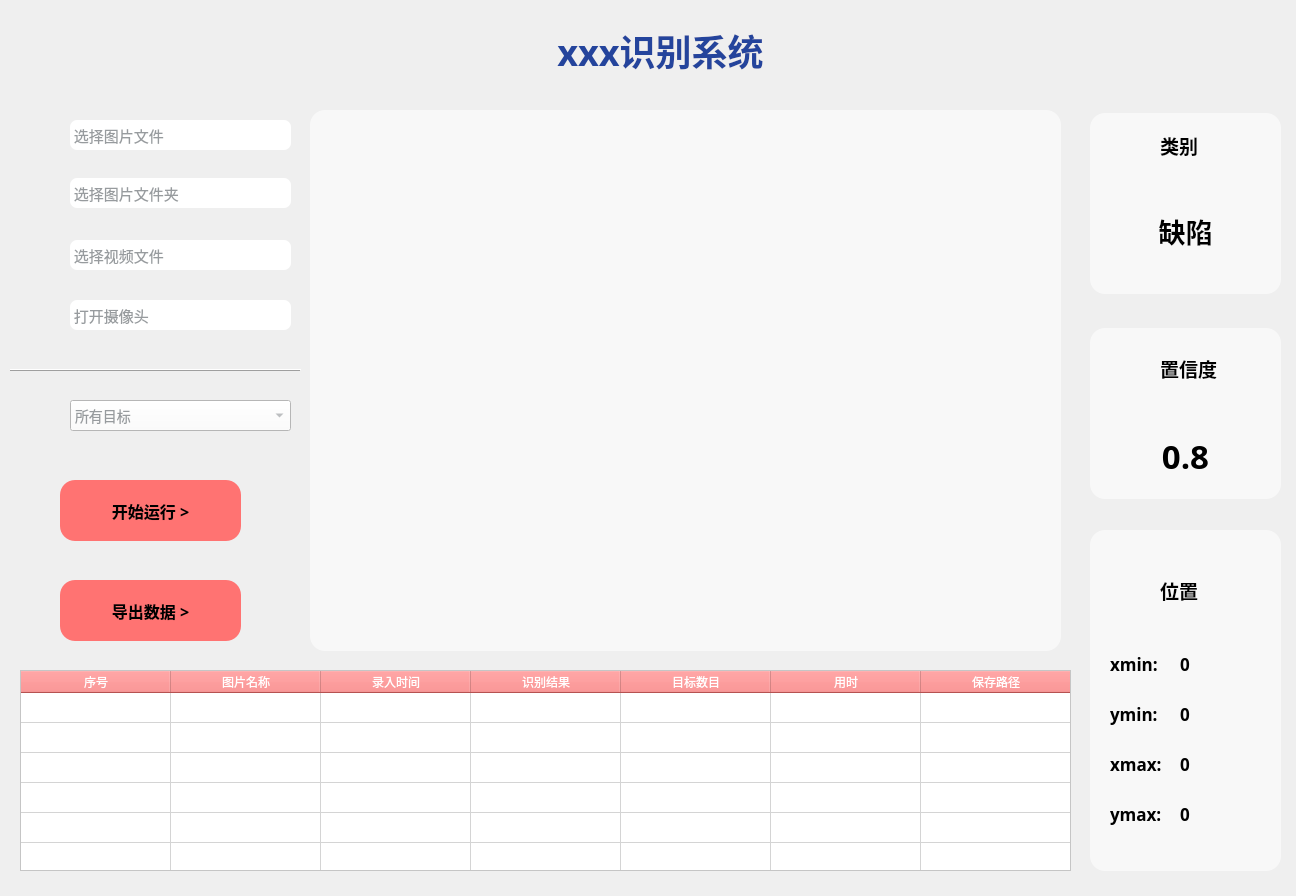
<?xml version="1.0" encoding="UTF-8"?>
<ui version="4.0">
 <class>MainWindow</class>
 <widget class="QMainWindow" name="MainWindow">
  <property name="windowModality">
   <enum>Qt::NonModal</enum>
  </property>
  <property name="enabled">
   <bool>true</bool>
  </property>
  <property name="geometry">
   <rect>
    <x>0</x>
    <y>0</y>
    <width>1296</width>
    <height>896</height>
   </rect>
  </property>
  <property name="minimumSize">
   <size>
    <width>1296</width>
    <height>896</height>
   </size>
  </property>
  <property name="maximumSize">
   <size>
    <width>1296</width>
    <height>896</height>
   </size>
  </property>
  <property name="font">
   <font>
    <family>仿宋</family>
   </font>
  </property>
  <property name="contextMenuPolicy">
   <enum>Qt::DefaultContextMenu</enum>
  </property>
  <property name="windowTitle">
   <string>中药材识别系统</string>
  </property>
  <property name="windowIcon">
   <iconset>
    <normaloff>icon/app.png</normaloff>icon/app.png</iconset>
  </property>
  <property name="autoFillBackground">
   <bool>false</bool>
  </property>
  <property name="styleSheet">
   <string notr="true">#centralwidget {background-image: url(&quot;D:/BiShe/code_yolov11/icon/background.jpg&quot;);}

</string>
  </property>
  <property name="locale">
   <locale language="Chinese" country="China"/>
  </property>
  <property name="setWindowFlags" stdset="0">
   <string>QtCore.Qt.FramelessWindowHint</string>
  </property>
  <property name="setAttribute" stdset="0">
   <string>QtCore.Qt.WA_TranslucentBackground</string>
  </property>
  <widget class="QWidget" name="centralwidget">
   <property name="font">
    <font>
     <family>黑体</family>
    </font>
   </property>
   <widget class="QLabel" name="label_title">
    <property name="geometry">
     <rect>
      <x>220</x>
      <y>20</y>
      <width>881</width>
      <height>61</height>
     </rect>
    </property>
    <property name="minimumSize">
     <size>
      <width>0</width>
      <height>0</height>
     </size>
    </property>
    <property name="maximumSize">
     <size>
      <width>10000</width>
      <height>10000</height>
     </size>
    </property>
    <property name="font">
     <font>
      <family>黑体</family>
      <pointsize>27</pointsize>
      <weight>75</weight>
      <italic>false</italic>
      <bold>true</bold>
     </font>
    </property>
    <property name="styleSheet">
     <string notr="true">color: rgb(36,68,156);</string>
    </property>
    <property name="text">
     <string>xxx识别系统</string>
    </property>
    <property name="scaledContents">
     <bool>true</bool>
    </property>
    <property name="alignment">
     <set>Qt::AlignCenter</set>
    </property>
   </widget>
   <widget class="QLabel" name="label_img">
    <property name="geometry">
     <rect>
      <x>310</x>
      <y>110</y>
      <width>751</width>
      <height>541</height>
     </rect>
    </property>
    <property name="styleSheet">
     <string notr="true">background-color: rgba(255, 255, 255, 150);
border-radius: 15px;
</string>
    </property>
    <property name="text">
     <string/>
    </property>
    <property name="pixmap">
     <pixmap>icon/zhutu2.png</pixmap>
    </property>
    <property name="alignment">
     <set>Qt::AlignCenter</set>
    </property>
    <property name="wordWrap">
     <bool>false</bool>
    </property>
    <property name="margin">
     <number>0</number>
    </property>
    <property name="indent">
     <number>-1</number>
    </property>
    <property name="openExternalLinks">
     <bool>false</bool>
    </property>
   </widget>
   <widget class="QLabel" name="label_17">
    <property name="geometry">
     <rect>
      <x>1100</x>
      <y>560</y>
      <width>60</width>
      <height>70</height>
     </rect>
    </property>
    <property name="text">
     <string/>
    </property>
    <property name="pixmap">
     <pixmap>icon/weizhi.png</pixmap>
    </property>
    <property name="scaledContents">
     <bool>true</bool>
    </property>
    <property name="alignment">
     <set>Qt::AlignCenter</set>
    </property>
   </widget>
   <widget class="QLabel" name="label_9">
    <property name="geometry">
     <rect>
      <x>1160</x>
      <y>575</y>
      <width>111</width>
      <height>31</height>
     </rect>
    </property>
    <property name="font">
     <font>
      <family>黑体</family>
      <pointsize>14</pointsize>
      <weight>75</weight>
      <bold>true</bold>
     </font>
    </property>
    <property name="styleSheet">
     <string notr="true">color: rgb(0, 0, 0);</string>
    </property>
    <property name="text">
     <string>位置</string>
    </property>
   </widget>
   <widget class="QLabel" name="label_xmin">
    <property name="geometry">
     <rect>
      <x>1110</x>
      <y>650</y>
      <width>71</width>
      <height>27</height>
     </rect>
    </property>
    <property name="font">
     <font>
      <family>黑体</family>
      <pointsize>13</pointsize>
      <weight>75</weight>
      <bold>true</bold>
     </font>
    </property>
    <property name="styleSheet">
     <string notr="true"/>
    </property>
    <property name="text">
     <string>xmin: </string>
    </property>
   </widget>
   <widget class="QLabel" name="label_19">
    <property name="geometry">
     <rect>
      <x>1110</x>
      <y>700</y>
      <width>71</width>
      <height>27</height>
     </rect>
    </property>
    <property name="font">
     <font>
      <family>黑体</family>
      <pointsize>13</pointsize>
      <weight>75</weight>
      <bold>true</bold>
     </font>
    </property>
    <property name="styleSheet">
     <string notr="true"/>
    </property>
    <property name="text">
     <string>ymin:</string>
    </property>
   </widget>
   <widget class="QLabel" name="label_20">
    <property name="geometry">
     <rect>
      <x>1110</x>
      <y>750</y>
      <width>71</width>
      <height>27</height>
     </rect>
    </property>
    <property name="font">
     <font>
      <family>黑体</family>
      <pointsize>13</pointsize>
      <weight>75</weight>
      <bold>true</bold>
     </font>
    </property>
    <property name="styleSheet">
     <string notr="true"/>
    </property>
    <property name="text">
     <string>xmax:</string>
    </property>
   </widget>
   <widget class="QLabel" name="label_21">
    <property name="geometry">
     <rect>
      <x>1110</x>
      <y>800</y>
      <width>71</width>
      <height>27</height>
     </rect>
    </property>
    <property name="font">
     <font>
      <family>黑体</family>
      <pointsize>13</pointsize>
      <weight>75</weight>
      <bold>true</bold>
     </font>
    </property>
    <property name="styleSheet">
     <string notr="true"/>
    </property>
    <property name="text">
     <string>ymax:</string>
    </property>
   </widget>
   <widget class="QLabel" name="label_23">
    <property name="geometry">
     <rect>
      <x>250</x>
      <y>207</y>
      <width>50</width>
      <height>27</height>
     </rect>
    </property>
    <property name="text">
     <string/>
    </property>
    <property name="pixmap">
     <pixmap>icon2/mubiaojiance.png</pixmap>
    </property>
    <property name="alignment">
     <set>Qt::AlignCenter</set>
    </property>
   </widget>
   <widget class="QLabel" name="label_24">
    <property name="geometry">
     <rect>
      <x>260</x>
      <y>250</y>
      <width>30</width>
      <height>30</height>
     </rect>
    </property>
    <property name="text">
     <string/>
    </property>
    <property name="pixmap">
     <pixmap>icon2/mubiaogenzong.png</pixmap>
    </property>
    <property name="alignment">
     <set>Qt::AlignCenter</set>
    </property>
   </widget>
   <widget class="QFrame" name="frame_3">
    <property name="geometry">
     <rect>
      <x>10</x>
      <y>360</y>
      <width>291</width>
      <height>20</height>
     </rect>
    </property>
    <property name="font">
     <font>
      <pointsize>9</pointsize>
     </font>
    </property>
    <property name="frameShape">
     <enum>QFrame::HLine</enum>
    </property>
    <property name="frameShadow">
     <enum>QFrame::Raised</enum>
    </property>
    <property name="lineWidth">
     <number>1</number>
    </property>
   </widget>
   <widget class="QLabel" name="label_25">
    <property name="geometry">
     <rect>
      <x>10</x>
      <y>396</y>
      <width>50</width>
      <height>50</height>
     </rect>
    </property>
    <property name="text">
     <string/>
    </property>
    <property name="pixmap">
     <pixmap>icon/suoyoumubiao.png</pixmap>
    </property>
    <property name="scaledContents">
     <bool>true</bool>
    </property>
    <property name="alignment">
     <set>Qt::AlignCenter</set>
    </property>
   </widget>
   <widget class="QComboBox" name="comboBox">
    <property name="geometry">
     <rect>
      <x>70</x>
      <y>400</y>
      <width>221</width>
      <height>31</height>
     </rect>
    </property>
    <property name="styleSheet">
     <string notr="true">
QComboBox {
    background-color: rgb(255, 255, 255);
    color: rgb(151, 155, 158);
    font-size: 14px; /* 设置字体大小为12像素 */
}
</string>
    </property>
    <item>
     <property name="text">
      <string>所有目标</string>
     </property>
    </item>
   </widget>
   <widget class="QPushButton" name="pushButton_start">
    <property name="geometry">
     <rect>
      <x>60</x>
      <y>480</y>
      <width>181</width>
      <height>61</height>
     </rect>
    </property>
    <property name="font">
     <font>
      <family>黑体</family>
      <pointsize>12</pointsize>
      <weight>75</weight>
      <bold>true</bold>
     </font>
    </property>
    <property name="styleSheet">
     <string notr="true">background-color: rgb(255,115,114);

border-radius: 15px;

color: rgb(0, 0, 0);</string>
    </property>
    <property name="text">
     <string>开始运行 &gt;</string>
    </property>
   </widget>
   <widget class="QLabel" name="label_xmin_v">
    <property name="geometry">
     <rect>
      <x>1180</x>
      <y>650</y>
      <width>81</width>
      <height>27</height>
     </rect>
    </property>
    <property name="font">
     <font>
      <family>黑体</family>
      <pointsize>13</pointsize>
      <weight>75</weight>
      <bold>true</bold>
     </font>
    </property>
    <property name="styleSheet">
     <string notr="true"/>
    </property>
    <property name="text">
     <string>0</string>
    </property>
   </widget>
   <widget class="QLabel" name="label_xmax_v">
    <property name="geometry">
     <rect>
      <x>1180</x>
      <y>750</y>
      <width>81</width>
      <height>27</height>
     </rect>
    </property>
    <property name="font">
     <font>
      <family>黑体</family>
      <pointsize>13</pointsize>
      <weight>75</weight>
      <bold>true</bold>
     </font>
    </property>
    <property name="styleSheet">
     <string notr="true"/>
    </property>
    <property name="text">
     <string>0</string>
    </property>
   </widget>
   <widget class="QLabel" name="label_ymin_v">
    <property name="geometry">
     <rect>
      <x>1180</x>
      <y>700</y>
      <width>81</width>
      <height>27</height>
     </rect>
    </property>
    <property name="font">
     <font>
      <family>黑体</family>
      <pointsize>13</pointsize>
      <weight>75</weight>
      <bold>true</bold>
     </font>
    </property>
    <property name="styleSheet">
     <string notr="true"/>
    </property>
    <property name="text">
     <string>0</string>
    </property>
   </widget>
   <widget class="QLabel" name="label_ymax_v">
    <property name="geometry">
     <rect>
      <x>1180</x>
      <y>800</y>
      <width>81</width>
      <height>27</height>
     </rect>
    </property>
    <property name="font">
     <font>
      <family>黑体</family>
      <pointsize>13</pointsize>
      <weight>75</weight>
      <bold>true</bold>
     </font>
    </property>
    <property name="styleSheet">
     <string notr="true"/>
    </property>
    <property name="text">
     <string>0</string>
    </property>
   </widget>
   <widget class="QLabel" name="label_score">
    <property name="geometry">
     <rect>
      <x>1100</x>
      <y>430</y>
      <width>171</width>
      <height>51</height>
     </rect>
    </property>
    <property name="font">
     <font>
      <family>黑体</family>
      <pointsize>25</pointsize>
      <weight>75</weight>
      <bold>true</bold>
     </font>
    </property>
    <property name="styleSheet">
     <string notr="true">color: rgb(0, 0, 0);</string>
    </property>
    <property name="text">
     <string>0.8</string>
    </property>
    <property name="alignment">
     <set>Qt::AlignCenter</set>
    </property>
   </widget>
   <widget class="QLabel" name="label_classes">
    <property name="geometry">
     <rect>
      <x>800</x>
      <y>690</y>
      <width>41</width>
      <height>31</height>
     </rect>
    </property>
    <property name="font">
     <font>
      <family>黑体</family>
      <pointsize>13</pointsize>
     </font>
    </property>
    <property name="styleSheet">
     <string notr="true">color: rgb(255, 255, 255);</string>
    </property>
    <property name="text">
     <string/>
    </property>
   </widget>
   <widget class="QLabel" name="label_img_path">
    <property name="geometry">
     <rect>
      <x>70</x>
      <y>120</y>
      <width>221</width>
      <height>30</height>
     </rect>
    </property>
    <property name="font">
     <font>
      <family>黑体</family>
      <pointsize>11</pointsize>
      <weight>50</weight>
      <bold>false</bold>
     </font>
    </property>
    <property name="toolTipDuration">
     <number>-1</number>
    </property>
    <property name="styleSheet">
     <string notr="true">background-color: rgb(255, 255, 255);

border-radius: 7px;

color: rgb(151, 155, 158);</string>
    </property>
    <property name="text">
     <string> 选择图片文件</string>
    </property>
    <property name="textFormat">
     <enum>Qt::AutoText</enum>
    </property>
   </widget>
   <widget class="QPushButton" name="pushButton_img">
    <property name="geometry">
     <rect>
      <x>10</x>
      <y>110</y>
      <width>50</width>
      <height>50</height>
     </rect>
    </property>
    <property name="styleSheet">
     <string notr="true">QPushButton {
    background-color: transparent;
    border-radius: 10px; /* 设置圆角半径为10像素 */
}

QPushButton:hover {
    background-color: rgb(98, 105, 111);
}</string>
    </property>
    <property name="text">
     <string/>
    </property>
    <property name="icon">
     <iconset>
      <normaloff>icon/dir.png</normaloff>icon/dir.png</iconset>
    </property>
    <property name="iconSize">
     <size>
      <width>50</width>
      <height>50</height>
     </size>
    </property>
   </widget>
   <widget class="QPushButton" name="pushButton_dir">
    <property name="geometry">
     <rect>
      <x>10</x>
      <y>170</y>
      <width>50</width>
      <height>50</height>
     </rect>
    </property>
    <property name="layoutDirection">
     <enum>Qt::LeftToRight</enum>
    </property>
    <property name="styleSheet">
     <string notr="true">QPushButton {
    background-color: transparent;
    border-radius: 10px; /* 设置圆角半径为10像素 */
}

QPushButton:hover {
    background-color: rgb(98, 105, 111);
}</string>
    </property>
    <property name="text">
     <string/>
    </property>
    <property name="icon">
     <iconset>
      <normaloff>icon/dirs.png</normaloff>icon/dirs.png</iconset>
    </property>
    <property name="iconSize">
     <size>
      <width>50</width>
      <height>50</height>
     </size>
    </property>
    <property name="autoRepeat">
     <bool>false</bool>
    </property>
    <property name="autoExclusive">
     <bool>false</bool>
    </property>
   </widget>
   <widget class="QLabel" name="label_dir_path">
    <property name="geometry">
     <rect>
      <x>70</x>
      <y>178</y>
      <width>221</width>
      <height>30</height>
     </rect>
    </property>
    <property name="font">
     <font>
      <family>黑体</family>
      <pointsize>11</pointsize>
      <weight>50</weight>
      <bold>false</bold>
     </font>
    </property>
    <property name="toolTipDuration">
     <number>-1</number>
    </property>
    <property name="styleSheet">
     <string notr="true">background-color: rgb(255, 255, 255);

border-radius: 7px;

color: rgb(151, 155, 158);</string>
    </property>
    <property name="text">
     <string> 选择图片文件夹</string>
    </property>
    <property name="textFormat">
     <enum>Qt::AutoText</enum>
    </property>
   </widget>
   <widget class="QPushButton" name="pushButton_video">
    <property name="geometry">
     <rect>
      <x>10</x>
      <y>233</y>
      <width>50</width>
      <height>50</height>
     </rect>
    </property>
    <property name="maximumSize">
     <size>
      <width>16777208</width>
      <height>16777215</height>
     </size>
    </property>
    <property name="layoutDirection">
     <enum>Qt::LeftToRight</enum>
    </property>
    <property name="styleSheet">
     <string notr="true">QPushButton {
    background-color: transparent;
    border-radius: 10px; /* 设置圆角半径为10像素 */
}

QPushButton:hover {
    background-color: rgb(98, 105, 111);
}</string>
    </property>
    <property name="text">
     <string/>
    </property>
    <property name="icon">
     <iconset>
      <normaloff>icon/shipinwenjian.png</normaloff>icon/shipinwenjian.png</iconset>
    </property>
    <property name="iconSize">
     <size>
      <width>50</width>
      <height>50</height>
     </size>
    </property>
    <property name="autoRepeatDelay">
     <number>300</number>
    </property>
    <property name="autoRepeatInterval">
     <number>100</number>
    </property>
   </widget>
   <widget class="QLabel" name="label_video_path">
    <property name="geometry">
     <rect>
      <x>70</x>
      <y>240</y>
      <width>221</width>
      <height>30</height>
     </rect>
    </property>
    <property name="font">
     <font>
      <family>黑体</family>
      <pointsize>11</pointsize>
      <weight>50</weight>
      <bold>false</bold>
     </font>
    </property>
    <property name="toolTipDuration">
     <number>-1</number>
    </property>
    <property name="styleSheet">
     <string notr="true">background-color: rgb(255, 255, 255);

border-radius: 7px;

color: rgb(151, 155, 158);</string>
    </property>
    <property name="text">
     <string> 选择视频文件</string>
    </property>
    <property name="textFormat">
     <enum>Qt::AutoText</enum>
    </property>
   </widget>
   <widget class="QPushButton" name="pushButton_export">
    <property name="geometry">
     <rect>
      <x>60</x>
      <y>580</y>
      <width>181</width>
      <height>61</height>
     </rect>
    </property>
    <property name="font">
     <font>
      <family>黑体</family>
      <pointsize>12</pointsize>
      <weight>75</weight>
      <bold>true</bold>
     </font>
    </property>
    <property name="styleSheet">
     <string notr="true">background-color: rgb(255,115,114);

border-radius: 15px;

color: rgb(0, 0, 0);</string>
    </property>
    <property name="text">
     <string>导出数据 &gt;</string>
    </property>
   </widget>
   <widget class="QLabel" name="label_15">
    <property name="geometry">
     <rect>
      <x>1100</x>
      <y>118</y>
      <width>60</width>
      <height>70</height>
     </rect>
    </property>
    <property name="text">
     <string/>
    </property>
    <property name="pixmap">
     <pixmap>icon/leibie.png</pixmap>
    </property>
    <property name="scaledContents">
     <bool>true</bool>
    </property>
    <property name="alignment">
     <set>Qt::AlignCenter</set>
    </property>
   </widget>
   <widget class="QLabel" name="label_7">
    <property name="geometry">
     <rect>
      <x>1160</x>
      <y>130</y>
      <width>111</width>
      <height>31</height>
     </rect>
    </property>
    <property name="font">
     <font>
      <family>黑体</family>
      <pointsize>14</pointsize>
      <weight>75</weight>
      <bold>true</bold>
     </font>
    </property>
    <property name="styleSheet">
     <string notr="true"/>
    </property>
    <property name="text">
     <string>类别</string>
    </property>
   </widget>
   <widget class="QLabel" name="label_6">
    <property name="geometry">
     <rect>
      <x>1160</x>
      <y>348</y>
      <width>111</width>
      <height>41</height>
     </rect>
    </property>
    <property name="font">
     <font>
      <family>黑体</family>
      <pointsize>14</pointsize>
      <weight>75</weight>
      <bold>true</bold>
     </font>
    </property>
    <property name="styleSheet">
     <string notr="true"/>
    </property>
    <property name="text">
     <string>置信度</string>
    </property>
   </widget>
   <widget class="QLabel" name="label_14">
    <property name="geometry">
     <rect>
      <x>1100</x>
      <y>339</y>
      <width>60</width>
      <height>70</height>
     </rect>
    </property>
    <property name="text">
     <string/>
    </property>
    <property name="pixmap">
     <pixmap>icon/zhixindu.png</pixmap>
    </property>
    <property name="scaledContents">
     <bool>true</bool>
    </property>
    <property name="alignment">
     <set>Qt::AlignCenter</set>
    </property>
   </widget>
   <widget class="QTableWidget" name="tableWidget_info">
    <property name="geometry">
     <rect>
      <x>20</x>
      <y>670</y>
      <width>1051</width>
      <height>201</height>
     </rect>
    </property>
    <property name="font">
     <font>
      <family>黑体</family>
     </font>
    </property>
    <property name="styleSheet">
     <string notr="true">QHeaderView::section {
    background-color: rgb(255,115,114);
    color: white;
}

QTableWidget {
    background-color: rgb(255, 255, 255);
}


QTableView::item:hover{
	background-color:rgb(152,155,232);
}

QTableView::item:selected:!active{
	background-color:#f0f0f2;
}





</string>
    </property>
    <property name="lineWidth">
     <number>0</number>
    </property>
    <property name="verticalScrollBarPolicy">
     <enum>Qt::ScrollBarAlwaysOff</enum>
    </property>
    <property name="horizontalScrollBarPolicy">
     <enum>Qt::ScrollBarAlwaysOff</enum>
    </property>
    <property name="autoScroll">
     <bool>false</bool>
    </property>
    <property name="autoScrollMargin">
     <number>16</number>
    </property>
    <property name="editTriggers">
     <set>QAbstractItemView::NoEditTriggers</set>
    </property>
    <property name="verticalScrollMode">
     <enum>QAbstractItemView::ScrollPerPixel</enum>
    </property>
    <property name="horizontalScrollMode">
     <enum>QAbstractItemView::ScrollPerPixel</enum>
    </property>
    <property name="showGrid">
     <bool>true</bool>
    </property>
    <property name="gridStyle">
     <enum>Qt::CustomDashLine</enum>
    </property>
    <property name="sortingEnabled">
     <bool>false</bool>
    </property>
    <property name="wordWrap">
     <bool>true</bool>
    </property>
    <property name="cornerButtonEnabled">
     <bool>true</bool>
    </property>
    <property name="rowCount">
     <number>6</number>
    </property>
    <property name="columnCount">
     <number>7</number>
    </property>
    <property name="sectionResizeMode" stdset="0">
     <string>QHeaderView::ResizeToContents</string>
    </property>
    <attribute name="horizontalHeaderVisible">
     <bool>true</bool>
    </attribute>
    <attribute name="horizontalHeaderCascadingSectionResizes">
     <bool>false</bool>
    </attribute>
    <attribute name="horizontalHeaderMinimumSectionSize">
     <number>30</number>
    </attribute>
    <attribute name="horizontalHeaderDefaultSectionSize">
     <number>150</number>
    </attribute>
    <attribute name="horizontalHeaderShowSortIndicator" stdset="0">
     <bool>false</bool>
    </attribute>
    <attribute name="verticalHeaderVisible">
     <bool>false</bool>
    </attribute>
    <attribute name="verticalHeaderCascadingSectionResizes">
     <bool>false</bool>
    </attribute>
    <row/>
    <row/>
    <row/>
    <row/>
    <row/>
    <row/>
    <column>
     <property name="text">
      <string>序号</string>
     </property>
    </column>
    <column>
     <property name="text">
      <string>图片名称</string>
     </property>
    </column>
    <column>
     <property name="text">
      <string>录入时间</string>
     </property>
    </column>
    <column>
     <property name="text">
      <string>识别结果</string>
     </property>
    </column>
    <column>
     <property name="text">
      <string>目标数目</string>
     </property>
    </column>
    <column>
     <property name="text">
      <string>用时</string>
     </property>
    </column>
    <column>
     <property name="text">
      <string>保存路径</string>
     </property>
    </column>
   </widget>
   <widget class="QLabel" name="label_class">
    <property name="geometry">
     <rect>
      <x>1100</x>
      <y>210</y>
      <width>171</width>
      <height>41</height>
     </rect>
    </property>
    <property name="font">
     <font>
      <family>黑体</family>
      <pointsize>20</pointsize>
      <weight>75</weight>
      <bold>true</bold>
     </font>
    </property>
    <property name="styleSheet">
     <string notr="true">color: rgb(0, 0, 0);</string>
    </property>
    <property name="text">
     <string>缺陷</string>
    </property>
    <property name="alignment">
     <set>Qt::AlignCenter</set>
    </property>
   </widget>
   <widget class="QPushButton" name="pushButton_camera">
    <property name="geometry">
     <rect>
      <x>10</x>
      <y>290</y>
      <width>50</width>
      <height>50</height>
     </rect>
    </property>
    <property name="maximumSize">
     <size>
      <width>16777211</width>
      <height>16777215</height>
     </size>
    </property>
    <property name="styleSheet">
     <string notr="true">QPushButton {
    background-color: transparent;
    border-radius: 10px; /* 设置圆角半径为10像素 */
}

QPushButton:hover {
    background-color: rgb(98, 105, 111);
}</string>
    </property>
    <property name="text">
     <string/>
    </property>
    <property name="icon">
     <iconset>
      <normaloff>icon/shexiangtou.png</normaloff>icon/shexiangtou.png</iconset>
    </property>
    <property name="iconSize">
     <size>
      <width>50</width>
      <height>50</height>
     </size>
    </property>
    <property name="checkable">
     <bool>false</bool>
    </property>
    <property name="autoRepeat">
     <bool>false</bool>
    </property>
    <property name="autoExclusive">
     <bool>false</bool>
    </property>
    <property name="autoRepeatDelay">
     <number>300</number>
    </property>
    <property name="autoDefault">
     <bool>false</bool>
    </property>
   </widget>
   <widget class="QLabel" name="label_camera_path">
    <property name="geometry">
     <rect>
      <x>70</x>
      <y>300</y>
      <width>221</width>
      <height>30</height>
     </rect>
    </property>
    <property name="font">
     <font>
      <family>黑体</family>
      <pointsize>11</pointsize>
      <weight>50</weight>
      <bold>false</bold>
     </font>
    </property>
    <property name="toolTipDuration">
     <number>-1</number>
    </property>
    <property name="styleSheet">
     <string notr="true">background-color: rgb(255, 255, 255);

border-radius: 7px;

color: rgb(151, 155, 158);</string>
    </property>
    <property name="text">
     <string> 打开摄像头</string>
    </property>
    <property name="textFormat">
     <enum>Qt::AutoText</enum>
    </property>
   </widget>
   <widget class="QLabel" name="label_class_2">
    <property name="geometry">
     <rect>
      <x>1090</x>
      <y>113</y>
      <width>191</width>
      <height>181</height>
     </rect>
    </property>
    <property name="styleSheet">
     <string notr="true">background-color: rgba(255, 255, 255, 150);
border-radius: 15px;
</string>
    </property>
    <property name="text">
     <string/>
    </property>
    <property name="alignment">
     <set>Qt::AlignCenter</set>
    </property>
    <property name="wordWrap">
     <bool>false</bool>
    </property>
    <property name="margin">
     <number>0</number>
    </property>
    <property name="indent">
     <number>-1</number>
    </property>
    <property name="openExternalLinks">
     <bool>false</bool>
    </property>
   </widget>
   <widget class="QLabel" name="label_class_3">
    <property name="geometry">
     <rect>
      <x>1090</x>
      <y>328</y>
      <width>191</width>
      <height>171</height>
     </rect>
    </property>
    <property name="styleSheet">
     <string notr="true">background-color: rgba(255, 255, 255, 150);
border-radius: 15px;
</string>
    </property>
    <property name="text">
     <string/>
    </property>
    <property name="alignment">
     <set>Qt::AlignCenter</set>
    </property>
    <property name="wordWrap">
     <bool>false</bool>
    </property>
    <property name="margin">
     <number>0</number>
    </property>
    <property name="indent">
     <number>-1</number>
    </property>
    <property name="openExternalLinks">
     <bool>false</bool>
    </property>
   </widget>
   <widget class="QLabel" name="label_class_4">
    <property name="geometry">
     <rect>
      <x>1090</x>
      <y>530</y>
      <width>191</width>
      <height>341</height>
     </rect>
    </property>
    <property name="styleSheet">
     <string notr="true">background-color: rgba(255, 255, 255, 150);
border-radius: 15px;
</string>
    </property>
    <property name="text">
     <string/>
    </property>
    <property name="alignment">
     <set>Qt::AlignCenter</set>
    </property>
    <property name="wordWrap">
     <bool>false</bool>
    </property>
    <property name="margin">
     <number>0</number>
    </property>
    <property name="indent">
     <number>-1</number>
    </property>
    <property name="openExternalLinks">
     <bool>false</bool>
    </property>
   </widget>
   <zorder>label_class_4</zorder>
   <zorder>label_class_3</zorder>
   <zorder>label_class_2</zorder>
   <zorder>label_title</zorder>
   <zorder>label_img</zorder>
   <zorder>label_17</zorder>
   <zorder>label_9</zorder>
   <zorder>label_xmin</zorder>
   <zorder>label_19</zorder>
   <zorder>label_20</zorder>
   <zorder>label_21</zorder>
   <zorder>label_23</zorder>
   <zorder>label_24</zorder>
   <zorder>frame_3</zorder>
   <zorder>label_25</zorder>
   <zorder>comboBox</zorder>
   <zorder>pushButton_start</zorder>
   <zorder>label_xmin_v</zorder>
   <zorder>label_xmax_v</zorder>
   <zorder>label_ymin_v</zorder>
   <zorder>label_ymax_v</zorder>
   <zorder>label_score</zorder>
   <zorder>label_classes</zorder>
   <zorder>label_img_path</zorder>
   <zorder>pushButton_img</zorder>
   <zorder>pushButton_dir</zorder>
   <zorder>label_dir_path</zorder>
   <zorder>pushButton_video</zorder>
   <zorder>label_video_path</zorder>
   <zorder>pushButton_export</zorder>
   <zorder>label_15</zorder>
   <zorder>label_7</zorder>
   <zorder>label_6</zorder>
   <zorder>label_14</zorder>
   <zorder>tableWidget_info</zorder>
   <zorder>label_class</zorder>
   <zorder>pushButton_camera</zorder>
   <zorder>label_camera_path</zorder>
  </widget>
 </widget>
 <resources/>
 <connections/>
</ui>
